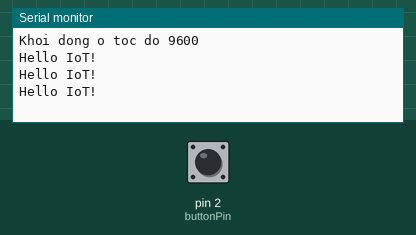
The sketch below on a simulated Arduino Uno, built with avr-gcc and run on an emulated ATmega328P. Shown: the last lines printed to the serial monitor. The test bench sets the inputs (shaded band); at power-on: pin 2 (buttonPin) HIGH.

Above: at 2.8 s.
2.9 s: pin 2 (buttonPin) pulled LOW for 1.2 s
At 6.0 s:
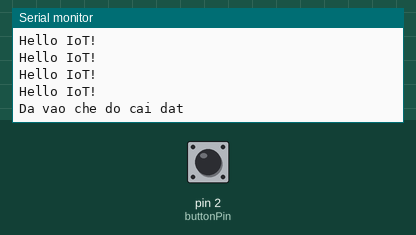
6.5 s: pin 2 (buttonPin) pulled LOW for 1.2 s
At 9.4 s:
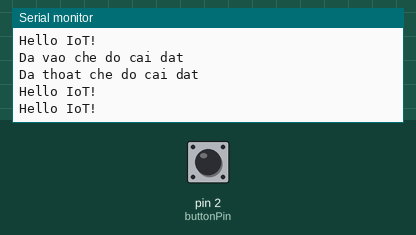

Measured:
- after the input at 2.9 s, the serial monitor: prints a new line after 2.2 s (image 1)
- after the input at 6.5 s, the serial monitor: prints a new line after 1.2 s (image 2)

The sketch:

sketch_nov6a.ino
```cpp
const int buttonPin = 2;
unsigned long pressStart = 0;
bool setupMode = false;
int baudIndex = 0;
long baudRates[] = {9600, 19200, 38400, 57600};
bool buttonState = HIGH;
bool lastButtonState = HIGH;

void setup() {
  pinMode(buttonPin, INPUT_PULLUP); // dùng điện trở kéo lên
  Serial.begin(baudRates[baudIndex]);
  Serial.println("Khoi dong o toc do 9600");
}

void loop() {
  buttonState = digitalRead(buttonPin);

  // Khi nhấn xuống
  if (buttonState == LOW && lastButtonState == HIGH) {
    pressStart = millis();
    delay(50); // chống dội
  }

  // Khi thả ra
  if (buttonState == HIGH && lastButtonState == LOW) {
    unsigned long pressTime = millis() - pressStart;

    if (pressTime > 1000) { // tạm test 1 giây cho dễ
      setupMode = !setupMode;
      if (setupMode)
        Serial.println("Da vao che do cai dat");
      else
        Serial.println("Da thoat che do cai dat");
    } else if (setupMode) {
      baudIndex = (baudIndex + 1) % 4;
      Serial.end();
      Serial.begin(baudRates[baudIndex]);
      Serial.print("Toc do moi: ");
      Serial.println(baudRates[baudIndex]);
    }
  }

  lastButtonState = buttonState;
  if (!setupMode) {

    Serial.println("Hello IoT!");

    delay(1000);

  }
}
```
